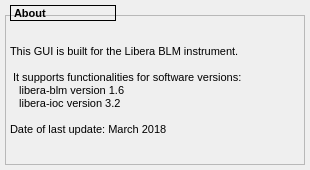
<?xml version="1.0" encoding="UTF-8"?>
<ui version="4.0">
 <class>MainWindow</class>
 <widget class="QMainWindow" name="MainWindow">
  <property name="geometry">
   <rect>
    <x>0</x>
    <y>0</y>
    <width>310</width>
    <height>170</height>
   </rect>
  </property>
  <property name="windowTitle">
   <string>MainWindow</string>
  </property>
  <property name="styleSheet">
   <string notr="true"/>
  </property>
  <property name="Title" stdset="0">
   <string>$(DEVICE): Info</string>
  </property>
  <widget class="QWidget" name="centralwidget">
   <widget class="QFrame" name="frame">
    <property name="geometry">
     <rect>
      <x>5</x>
      <y>15</y>
      <width>300</width>
      <height>150</height>
     </rect>
    </property>
    <property name="frameShape">
     <enum>QFrame::StyledPanel</enum>
    </property>
    <property name="frameShadow">
     <enum>QFrame::Raised</enum>
    </property>
    <widget class="QLabel" name="label">
     <property name="geometry">
      <rect>
       <x>5</x>
       <y>5</y>
       <width>291</width>
       <height>141</height>
      </rect>
     </property>
     <property name="font">
      <font>
       <pointsize>8</pointsize>
      </font>
     </property>
     <property name="text">
      <string>This GUI is built for the Libera BLM instrument.

 It supports functionalities for software versions:
   libera-blm version 1.6
   libera-ioc version 3.2

Date of last update: March 2018</string>
     </property>
    </widget>
   </widget>
   <widget class="caLabel" name="calabel_17">
    <property name="geometry">
     <rect>
      <x>10</x>
      <y>5</y>
      <width>106</width>
      <height>16</height>
     </rect>
    </property>
    <property name="font">
     <font>
      <pointsize>8</pointsize>
      <weight>75</weight>
      <bold>true</bold>
     </font>
    </property>
    <property name="frameShape">
     <enum>QFrame::Box</enum>
    </property>
    <property name="text">
     <string>About</string>
    </property>
    <property name="alignment">
     <set>Qt::AlignLeading|Qt::AlignLeft|Qt::AlignVCenter</set>
    </property>
    <property name="botTopBorderWidth">
     <double>0.000000000000000</double>
    </property>
    <property name="lateralBorderWidth">
     <double>0.000000000000000</double>
    </property>
    <property name="background">
     <color>
      <red>255</red>
      <green>255</green>
      <blue>255</blue>
     </color>
    </property>
   </widget>
  </widget>
 </widget>
 <customwidgets>
  <customwidget>
   <class>caLabel</class>
   <extends>QLabel</extends>
   <header>caLabel</header>
  </customwidget>
 </customwidgets>
 <resources>
  <include location="images/images.qrc"/>
 </resources>
 <connections/>
</ui>
